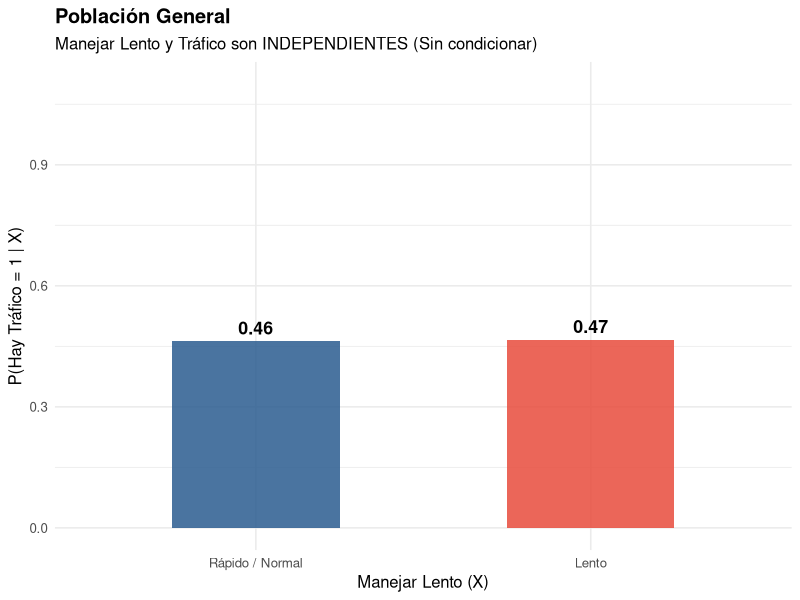
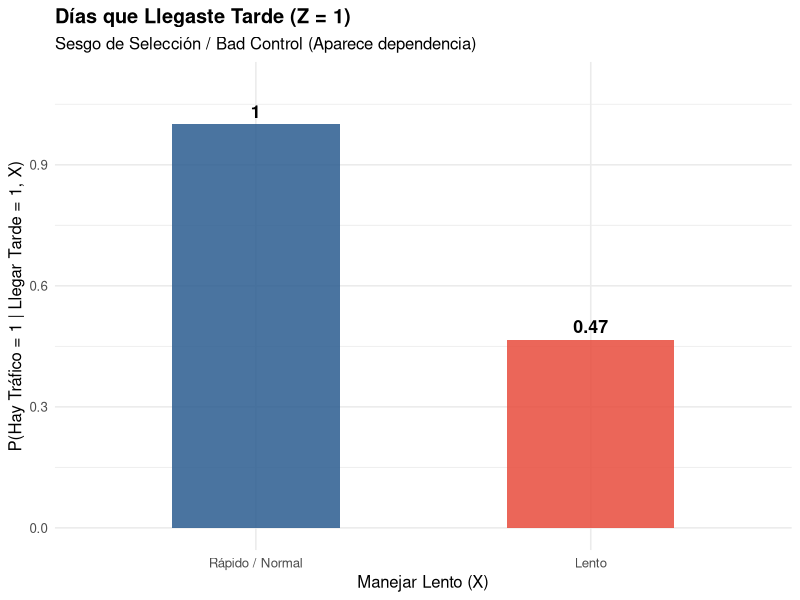
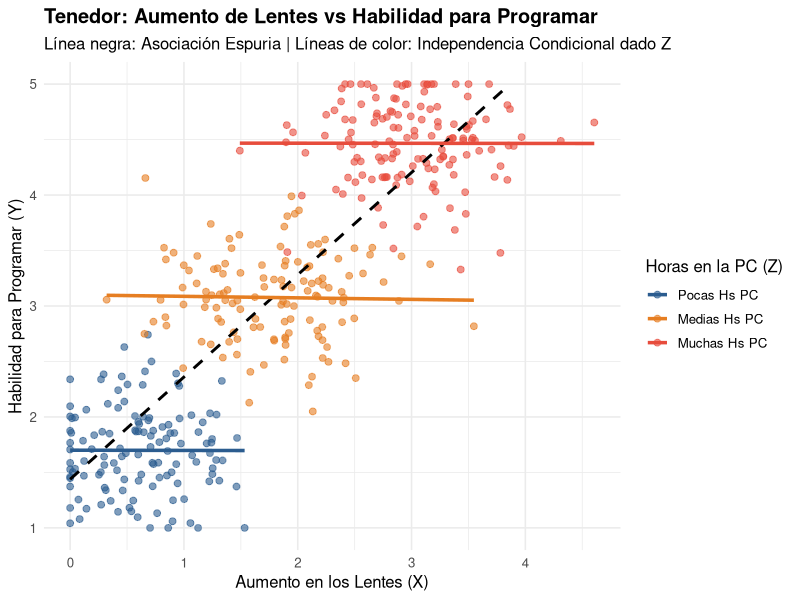

Here is the R script that generated these plots, in order:
## ---- chunk 1
# Cargar librerías
library(ggplot2)
library(dplyr)


set.seed(42)
N <- 400

# Creamos el data frame generando las variables de forma independiente.
datos <- data.frame(
  Manejar_Lento = rbinom(N, size = 1, prob = 0.50), # X
  Hay_Trafico   = rbinom(N, size = 1, prob = 0.50)  # Y
)

# Z es el Colisionador (Llegar tarde). Consideramos que se llega tarde si se maneja lento o hay tráfico.
datos$Llegar_Tarde <- ifelse(datos$Manejar_Lento + datos$Hay_Trafico >= 1, 1, 0)


## ---- chunk 2

resumen_global <- datos %>%
  group_by(Manejar_Lento = factor(Manejar_Lento, labels = c("Rápido / Normal", "Lento"))) %>%
  summarise(Prob_Trafico = mean(Hay_Trafico))

# B. Filtrando únicamente en tu dataframe los que llegaron tarde (Llegar_Tarde == 1):
resumen_tarde <- datos %>%
  filter(Llegar_Tarde == 1) %>%
  group_by(Manejar_Lento = factor(Manejar_Lento, labels = c("Rápido / Normal", "Lento"))) %>%
  summarise(Prob_Trafico = mean(Hay_Trafico))
## ---- chunk 3
# Gráfico 1: Población General (Sin condicionar en Z)
g1 <- ggplot(resumen_global, aes(x = Manejar_Lento, y = Prob_Trafico, fill = Manejar_Lento)) +
  geom_col(width = 0.5, alpha = 0.85) +
  geom_text(aes(label = round(Prob_Trafico,2)), 
            vjust = -0.5, fontface = "bold", size = 4.5) +
  scale_y_continuous(limits = c(0, 1.1)) +
  scale_fill_manual(values = c("Rápido / Normal" = "#2b5c8f", "Lento" = "#e74c3c")) +
  labs(
    title = "Población General",
    subtitle = "Manejar Lento y Tráfico son INDEPENDIENTES (Sin condicionar)",
    x = "Manejar Lento (X)",
    y = "P(Hay Tráfico = 1 | X)"
  ) +
  theme_minimal(base_size = 12) +
  theme(legend.position = "none", plot.title = element_text(face = "bold"))

g1
## ---- chunk 4
# Gráfico 2: Condicionando en el Colisionador (Llegar_Tarde == 1)
g2 <- ggplot(resumen_tarde, aes(x = Manejar_Lento, y = Prob_Trafico, fill = Manejar_Lento)) +
  geom_col(width = 0.5, alpha = 0.85) +
  geom_text(aes(label = round(Prob_Trafico, 2)), 
            vjust = -0.5, fontface = "bold", size = 4.5) +
  scale_y_continuous(limits = c(0, 1.1)) +
  scale_fill_manual(values = c("Rápido / Normal" = "#2b5c8f", "Lento" = "#e74c3c")) +
  labs(
    title = "Días que Llegaste Tarde (Z = 1)",
    subtitle = "Sesgo de Selección / Bad Control (Aparece dependencia)",
    x = "Manejar Lento (X)",
    y = "P(Hay Tráfico = 1 | Llegar Tarde = 1, X)"
  ) +
  theme_minimal(base_size = 12) +
  theme(legend.position = "none", plot.title = element_text(face = "bold"))

g2
## ---- chunk 5

N <- 400

#Z: Horas en PC
Z_nivel <- sample(c("Pocas Hs PC", "Medias Hs PC", "Muchas Hs PC"), N, replace = TRUE, prob = c(0.33, 0.33, 0.34))
Z_nivel <- factor(Z_nivel, levels = c("Pocas Hs PC", "Medias Hs PC", "Muchas Hs PC"))

# Asignar un valor base de Z para la simulación
Z_val <- c("Pocas Hs PC" = 2, "Medias Hs PC" = 6, "Muchas Hs PC" = 10)[Z_nivel]

# X: Aumento en lentes
X_aumento <- pmax(0, 0.3 * Z_val + rnorm(N, mean = 0, sd = 0.5))

# Y: Habilidad para programar (1 a 5)
Y_habilidad <- 1 + 0.35 * Z_val + rnorm(N, mean = 0, sd = 0.4)
Y_habilidad <- pmax(1, pmin(5, Y_habilidad)) # Acotar entre 1 y 5

# Crear Dataframe
datos_lentes <- data.frame(
  Grupo_Horas  = Z_nivel,
  Aumento   = X_aumento,
  Habilidad = Y_habilidad
)


## ---- chunk 6
# Modelo 1: Ingenuo (Sin ajustar por Horas en PC)
fit_ingenuo <- lm(Habilidad ~ Aumento, data = datos_lentes)
cat("=== 1. REGRESIÓN INGENUA (Sin ajustar por Z) ===\n")
print(summary(fit_ingenuo)$coefficients)
# Muestra una asociación positiva espuria entre Aumento y Habilidad.

# Modelo 2: Ajustado por Horas en PC (Z)
fit_ajustado <- lm(Habilidad ~ Aumento + Grupo_Horas, data = datos_lentes)
cat("\n=== 2. REGRESIÓN AJUSTADA (Condicionando por Z) ===\n")
print(summary(fit_ajustado)$coefficients)
# El efecto de 'Aumento' pasa a ser ~0 y no significativo (X e Y son independientes dado Z).
## ---- chunk 7

ggplot(datos_lentes, aes(x = Aumento, y = Habilidad, color = Grupo_Horas)) +
  geom_point(alpha = 0.6, size = 2) +
  # Regresión ingenua global (pendiente positiva)
  geom_smooth(method = "lm", color = "black", linetype = "dashed", se = FALSE, linewidth = 1) +
  # Regresión condicional por estrato Z (líneas completamente planas)
  geom_smooth(method = "lm", se = FALSE, linewidth = 1.2) +
  scale_y_continuous(limits = c(1, 5), breaks = 1:5) +
  scale_color_manual(values = c("Pocas Hs PC" = "#2b5c8f", "Medias Hs PC" = "#e67e22", "Muchas Hs PC" = "#e74c3c")) +
  labs(
    title = "Tenedor: Aumento de Lentes vs Habilidad para Programar",
    subtitle = "Línea negra: Asociación Espuria | Líneas de color: Independencia Condicional dado Z",
    x = "Aumento en los Lentes (X)",
    y = "Habilidad para Programar (Y)",
    color = "Horas en la PC (Z)"
  ) +
  theme_minimal(base_size = 12) +
  theme(plot.title = element_text(face = "bold"))
